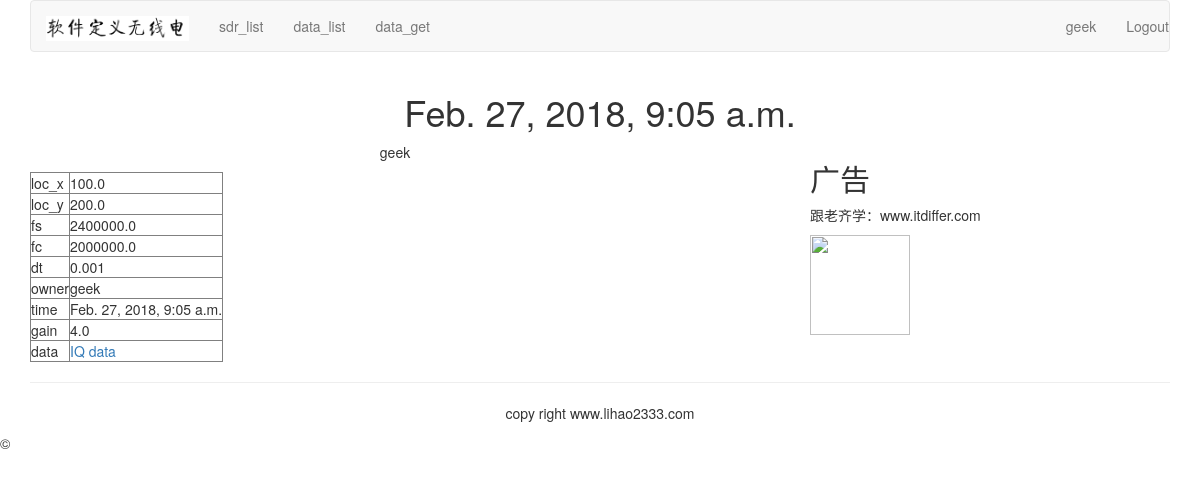
The page /data/17/ (signed in) on the database its author committed.
### data/models.py (models this page shows)
class Data(models.Model):
    owner = models.ForeignKey(User,on_delete=models.CASCADE, related_name="data_owner")
    loc_x = models.FloatField()
    loc_y = models.FloatField()
    fs = models.FloatField()
    dt = models.FloatField()
    fc = models.FloatField()
    gain = models.FloatField()
    data = models.FileField(upload_to=user_directory_path)
    time = models.DateTimeField(default=timezone.now())

### data/views.py (the view)
# urls.py: url(r'(?P<data_id>\d+)/$', views.data_detail, name="data_detail"),
def data_detail(request, data_id):
    data = Data.objects.get(id=data_id,owner=request.user)
    return render(request, "data/detail.html", {"data":data})

### templates/data/detail.html (shortened to what this page needs)
{% extends "base.html" %}
{% block content %}
<div class="row text-center vertical-middle-sm">
    <h1>{{ data.time }}</h1>
</div>
<div class="row">
    <div class="col-xs-12 col-md-8">
        <p class="text-center"><span>{{ data.owner.username }}</span></p>
        <table border="1">
                <tr>
                        <td>loc_x</td>
						<td>{{data.loc_x}}</td>
                </tr>
                <tr>
                        <td>loc_y</td>
						<td>{{data.loc_y}}</td>
                </tr>
                <tr>
                        <td>fs</td>
						<td>{{data.fs}}</td>
                </tr>
                <tr>
                        <td>fc</td>
						<td>{{data.fc}}</td>
                </tr>
                <tr>
                        <td>dt</td>
						<td>{{data.dt}}</td>
                </tr>
                <tr>
                        <td>owner</td>
						<td>{{data.owner}}</td>
                </tr>
                <tr>
                        <td>time</td>
						<td>{{data.time}}</td>
                </tr>
                <tr>
                        <td>gain</td>
						<td>{{data.gain}}</td>
                </tr>
                <tr>
                        <td>data</td>
						<td><a href="{{data.data.url}}">IQ data</a></td>
                </tr>
        </table>
    </div>
    <div class="col-xs-6 col-md-4">
        <h2>广告</h2>
        <p>跟老齐学：www.itdiffer.com</p>
        <img width="100px" height="100" src="http://www.mrwallpaper.com/wallpapers/Fluffy-Cat.jpg">
    </div>
</div>
{% endblock %}

### templates/header.html
{%load staticfiles%}
<div class="container">
        <nav class="navbar navbar-default" role="navigation">
                <div class="navbar-header">
						<a class="navbar-brand" href="http://lihao2333.com"><img src="{%static 'image/logo.png'%}" height="25px" alt=""></a>
                </div>
                <div>
                        <ul class="nav navbar-nav" role="navigation">
								<li><a href="{%url 'sdrpub_list'%}">sdr_list</a></li>
                                <li><a href="{%url 'data_list'%}">data_list</a></li>
                                <li><a href="{%url 'data_get'%}">data_get</a></li>
                        </ul>
                        <ul class="nav navbar-nav navbar-right">
                                {% if user.is_authenticated%}
								<li><a href="#">{{user.username}}</a></li>
								<li><a href="{%url 'user_logout'%}">Logout</a></li>
								{% else %}
                                <li><a href="{% url 'user_login' %}">login</a></li>
								{% endif %}
                        </ul>
                </div>
        </nav>
</div>

### rows shown on the page
Data: time "Feb. 27, 2018, 9:05 a.m.", owner.username "geek", loc_x "100.0", loc_y "200.0", fs "2400000.0", fc "2000000.0", dt "0.001", owner "geek", gain "4.0"

### other values the page prints
{{ user.username }} "geek"
